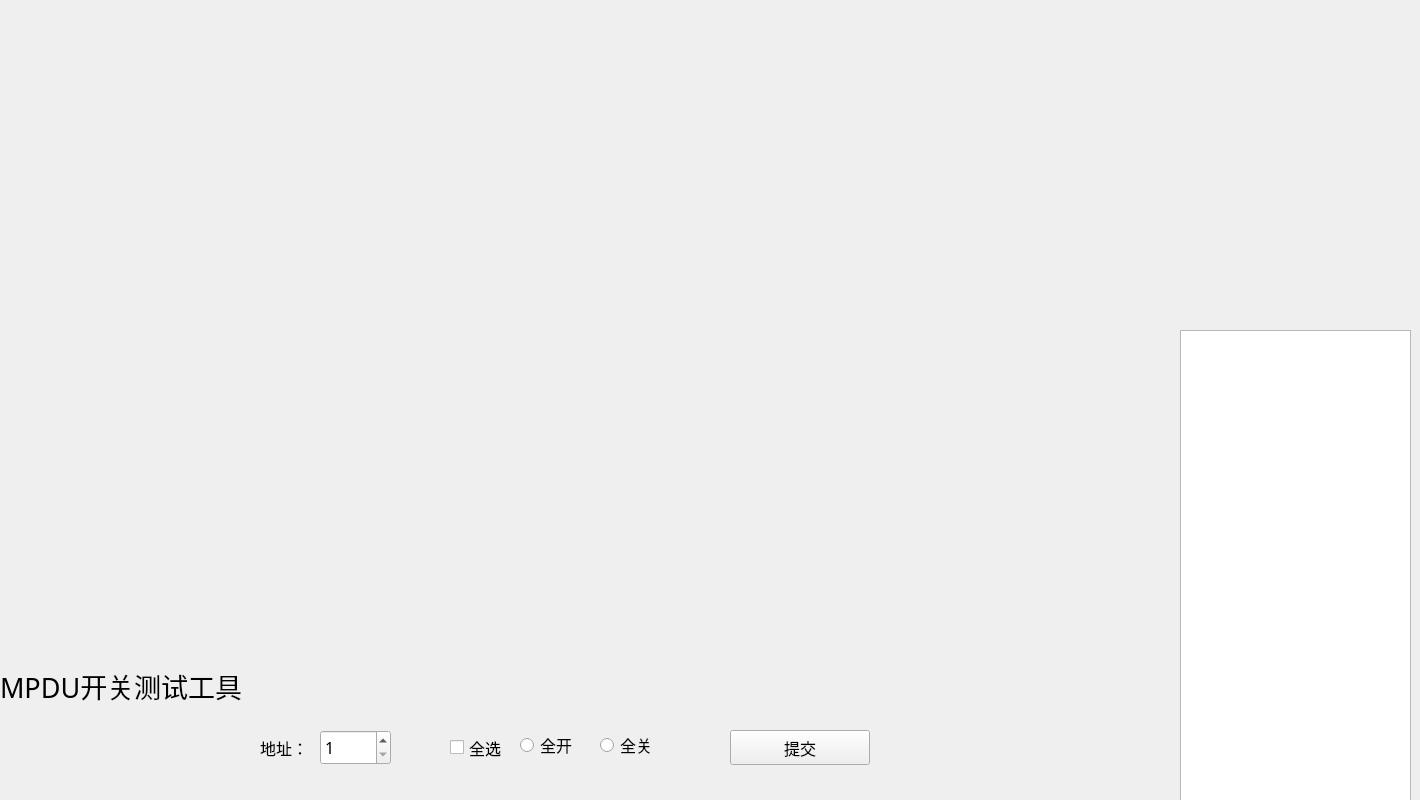
<?xml version="1.0" encoding="UTF-8"?>
<ui version="4.0">
 <class>MPDU_OutputSwWid</class>
 <widget class="QWidget" name="MPDU_OutputSwWid">
  <property name="geometry">
   <rect>
    <x>0</x>
    <y>0</y>
    <width>1420</width>
    <height>800</height>
   </rect>
  </property>
  <property name="windowTitle">
   <string>Form</string>
  </property>
  <widget class="QWidget" name="widget_13" native="true">
   <property name="geometry">
    <rect>
     <x>10</x>
     <y>340</y>
     <width>230</width>
     <height>50</height>
    </rect>
   </property>
   <property name="styleSheet">
    <string notr="true"/>
   </property>
  </widget>
  <widget class="QWidget" name="widget_3" native="true">
   <property name="geometry">
    <rect>
     <x>820</x>
     <y>20</y>
     <width>230</width>
     <height>50</height>
    </rect>
   </property>
   <property name="styleSheet">
    <string notr="true"/>
   </property>
  </widget>
  <widget class="QCheckBox" name="checkBox">
   <property name="geometry">
    <rect>
     <x>450</x>
     <y>730</y>
     <width>71</width>
     <height>35</height>
    </rect>
   </property>
   <property name="font">
    <font>
     <family>微软雅黑</family>
     <pointsize>12</pointsize>
    </font>
   </property>
   <property name="text">
    <string>全选</string>
   </property>
  </widget>
  <widget class="QWidget" name="widget_21" native="true">
   <property name="geometry">
    <rect>
     <x>820</x>
     <y>500</y>
     <width>230</width>
     <height>50</height>
    </rect>
   </property>
   <property name="styleSheet">
    <string notr="true"/>
   </property>
  </widget>
  <widget class="QWidget" name="widget_20" native="true">
   <property name="geometry">
    <rect>
     <x>420</x>
     <y>500</y>
     <width>230</width>
     <height>50</height>
    </rect>
   </property>
   <property name="styleSheet">
    <string notr="true"/>
   </property>
  </widget>
  <widget class="QLabel" name="label_2">
   <property name="geometry">
    <rect>
     <x>0</x>
     <y>660</y>
     <width>291</width>
     <height>51</height>
    </rect>
   </property>
   <property name="font">
    <font>
     <family>微软雅黑</family>
     <pointsize>20</pointsize>
    </font>
   </property>
   <property name="text">
    <string>MPDU开关测试工具</string>
   </property>
  </widget>
  <widget class="QWidget" name="widget_5" native="true">
   <property name="geometry">
    <rect>
     <x>420</x>
     <y>100</y>
     <width>230</width>
     <height>50</height>
    </rect>
   </property>
   <property name="styleSheet">
    <string notr="true"/>
   </property>
  </widget>
  <widget class="QWidget" name="widget_15" native="true">
   <property name="geometry">
    <rect>
     <x>820</x>
     <y>340</y>
     <width>230</width>
     <height>50</height>
    </rect>
   </property>
   <property name="styleSheet">
    <string notr="true"/>
   </property>
  </widget>
  <widget class="QRadioButton" name="openRadio">
   <property name="geometry">
    <rect>
     <x>520</x>
     <y>730</y>
     <width>61</width>
     <height>30</height>
    </rect>
   </property>
   <property name="font">
    <font>
     <family>微软雅黑</family>
     <pointsize>12</pointsize>
    </font>
   </property>
   <property name="text">
    <string>全开</string>
   </property>
  </widget>
  <widget class="QWidget" name="widget_9" native="true">
   <property name="geometry">
    <rect>
     <x>820</x>
     <y>180</y>
     <width>230</width>
     <height>50</height>
    </rect>
   </property>
   <property name="styleSheet">
    <string notr="true"/>
   </property>
  </widget>
  <widget class="QWidget" name="widget_7" native="true">
   <property name="geometry">
    <rect>
     <x>10</x>
     <y>180</y>
     <width>230</width>
     <height>50</height>
    </rect>
   </property>
   <property name="styleSheet">
    <string notr="true"/>
   </property>
  </widget>
  <widget class="QWidget" name="widget_14" native="true">
   <property name="geometry">
    <rect>
     <x>420</x>
     <y>340</y>
     <width>230</width>
     <height>50</height>
    </rect>
   </property>
   <property name="styleSheet">
    <string notr="true"/>
   </property>
  </widget>
  <widget class="QWidget" name="widget_1" native="true">
   <property name="geometry">
    <rect>
     <x>10</x>
     <y>20</y>
     <width>230</width>
     <height>50</height>
    </rect>
   </property>
   <property name="styleSheet">
    <string notr="true"/>
   </property>
  </widget>
  <widget class="QWidget" name="widget_22" native="true">
   <property name="geometry">
    <rect>
     <x>10</x>
     <y>590</y>
     <width>230</width>
     <height>50</height>
    </rect>
   </property>
   <property name="styleSheet">
    <string notr="true"/>
   </property>
  </widget>
  <widget class="QWidget" name="serialWid" native="true">
   <property name="geometry">
    <rect>
     <x>1150</x>
     <y>0</y>
     <width>255</width>
     <height>341</height>
    </rect>
   </property>
  </widget>
  <widget class="QTextEdit" name="textEdit">
   <property name="geometry">
    <rect>
     <x>1180</x>
     <y>330</y>
     <width>231</width>
     <height>511</height>
    </rect>
   </property>
   <property name="font">
    <font>
     <family>微软雅黑</family>
     <pointsize>12</pointsize>
    </font>
   </property>
  </widget>
  <widget class="QWidget" name="widget_16" native="true">
   <property name="geometry">
    <rect>
     <x>10</x>
     <y>420</y>
     <width>230</width>
     <height>50</height>
    </rect>
   </property>
   <property name="styleSheet">
    <string notr="true"/>
   </property>
  </widget>
  <widget class="QWidget" name="widget_6" native="true">
   <property name="geometry">
    <rect>
     <x>820</x>
     <y>100</y>
     <width>230</width>
     <height>50</height>
    </rect>
   </property>
   <property name="styleSheet">
    <string notr="true"/>
   </property>
  </widget>
  <widget class="QPushButton" name="pushButton">
   <property name="geometry">
    <rect>
     <x>730</x>
     <y>730</y>
     <width>140</width>
     <height>35</height>
    </rect>
   </property>
   <property name="font">
    <font>
     <family>微软雅黑</family>
     <pointsize>12</pointsize>
    </font>
   </property>
   <property name="text">
    <string>提交</string>
   </property>
  </widget>
  <widget class="QWidget" name="widget_24" native="true">
   <property name="geometry">
    <rect>
     <x>820</x>
     <y>590</y>
     <width>230</width>
     <height>50</height>
    </rect>
   </property>
   <property name="styleSheet">
    <string notr="true"/>
   </property>
  </widget>
  <widget class="QWidget" name="widget_10" native="true">
   <property name="geometry">
    <rect>
     <x>10</x>
     <y>260</y>
     <width>230</width>
     <height>50</height>
    </rect>
   </property>
   <property name="styleSheet">
    <string notr="true"/>
   </property>
  </widget>
  <widget class="QWidget" name="widget_23" native="true">
   <property name="geometry">
    <rect>
     <x>420</x>
     <y>590</y>
     <width>230</width>
     <height>50</height>
    </rect>
   </property>
   <property name="styleSheet">
    <string notr="true"/>
   </property>
  </widget>
  <widget class="QLabel" name="label">
   <property name="geometry">
    <rect>
     <x>260</x>
     <y>730</y>
     <width>54</width>
     <height>35</height>
    </rect>
   </property>
   <property name="font">
    <font>
     <family>微软雅黑</family>
     <pointsize>12</pointsize>
    </font>
   </property>
   <property name="text">
    <string>地址：</string>
   </property>
  </widget>
  <widget class="QWidget" name="widget_8" native="true">
   <property name="geometry">
    <rect>
     <x>420</x>
     <y>180</y>
     <width>230</width>
     <height>50</height>
    </rect>
   </property>
   <property name="styleSheet">
    <string notr="true"/>
   </property>
  </widget>
  <widget class="QWidget" name="widget_18" native="true">
   <property name="geometry">
    <rect>
     <x>820</x>
     <y>420</y>
     <width>230</width>
     <height>50</height>
    </rect>
   </property>
   <property name="styleSheet">
    <string notr="true"/>
   </property>
  </widget>
  <widget class="QWidget" name="widget_17" native="true">
   <property name="geometry">
    <rect>
     <x>420</x>
     <y>420</y>
     <width>230</width>
     <height>50</height>
    </rect>
   </property>
   <property name="styleSheet">
    <string notr="true"/>
   </property>
  </widget>
  <widget class="QWidget" name="widget_2" native="true">
   <property name="geometry">
    <rect>
     <x>420</x>
     <y>20</y>
     <width>230</width>
     <height>50</height>
    </rect>
   </property>
   <property name="styleSheet">
    <string notr="true"/>
   </property>
  </widget>
  <widget class="QWidget" name="widget_12" native="true">
   <property name="geometry">
    <rect>
     <x>820</x>
     <y>260</y>
     <width>230</width>
     <height>50</height>
    </rect>
   </property>
   <property name="styleSheet">
    <string notr="true"/>
   </property>
  </widget>
  <widget class="QSpinBox" name="spinBox">
   <property name="geometry">
    <rect>
     <x>320</x>
     <y>730</y>
     <width>71</width>
     <height>35</height>
    </rect>
   </property>
   <property name="font">
    <font>
     <family>微软雅黑</family>
     <pointsize>12</pointsize>
    </font>
   </property>
   <property name="minimum">
    <number>1</number>
   </property>
  </widget>
  <widget class="QRadioButton" name="closeRadio">
   <property name="geometry">
    <rect>
     <x>600</x>
     <y>730</y>
     <width>71</width>
     <height>30</height>
    </rect>
   </property>
   <property name="font">
    <font>
     <family>微软雅黑</family>
     <pointsize>12</pointsize>
    </font>
   </property>
   <property name="text">
    <string>全关</string>
   </property>
  </widget>
  <widget class="QWidget" name="widget_4" native="true">
   <property name="geometry">
    <rect>
     <x>10</x>
     <y>100</y>
     <width>230</width>
     <height>50</height>
    </rect>
   </property>
   <property name="styleSheet">
    <string notr="true"/>
   </property>
  </widget>
  <widget class="QWidget" name="widget_11" native="true">
   <property name="geometry">
    <rect>
     <x>420</x>
     <y>260</y>
     <width>230</width>
     <height>50</height>
    </rect>
   </property>
   <property name="styleSheet">
    <string notr="true"/>
   </property>
  </widget>
  <widget class="QWidget" name="widget_19" native="true">
   <property name="geometry">
    <rect>
     <x>10</x>
     <y>500</y>
     <width>230</width>
     <height>50</height>
    </rect>
   </property>
   <property name="styleSheet">
    <string notr="true"/>
   </property>
  </widget>
 </widget>
 <resources/>
 <connections/>
</ui>
